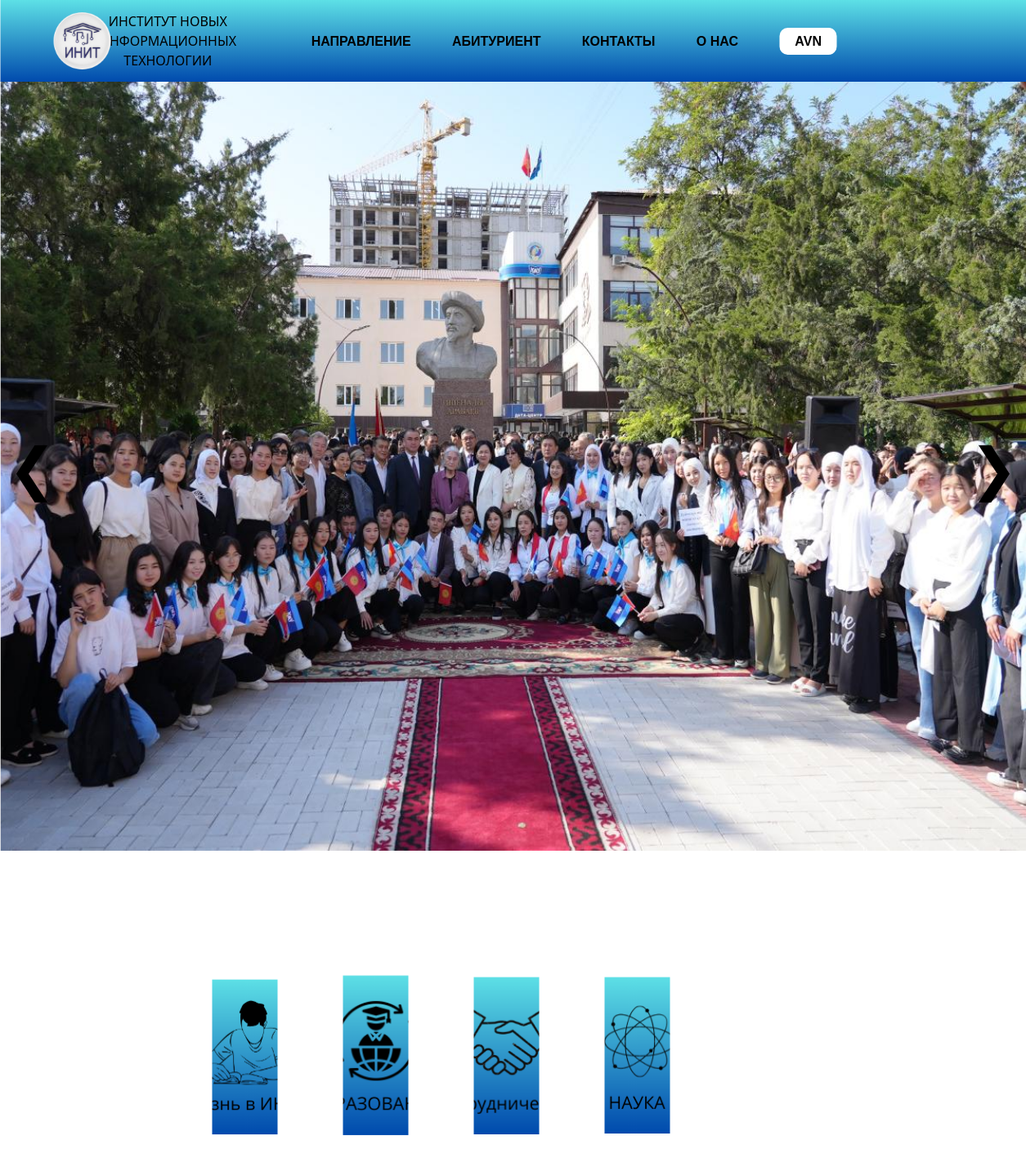
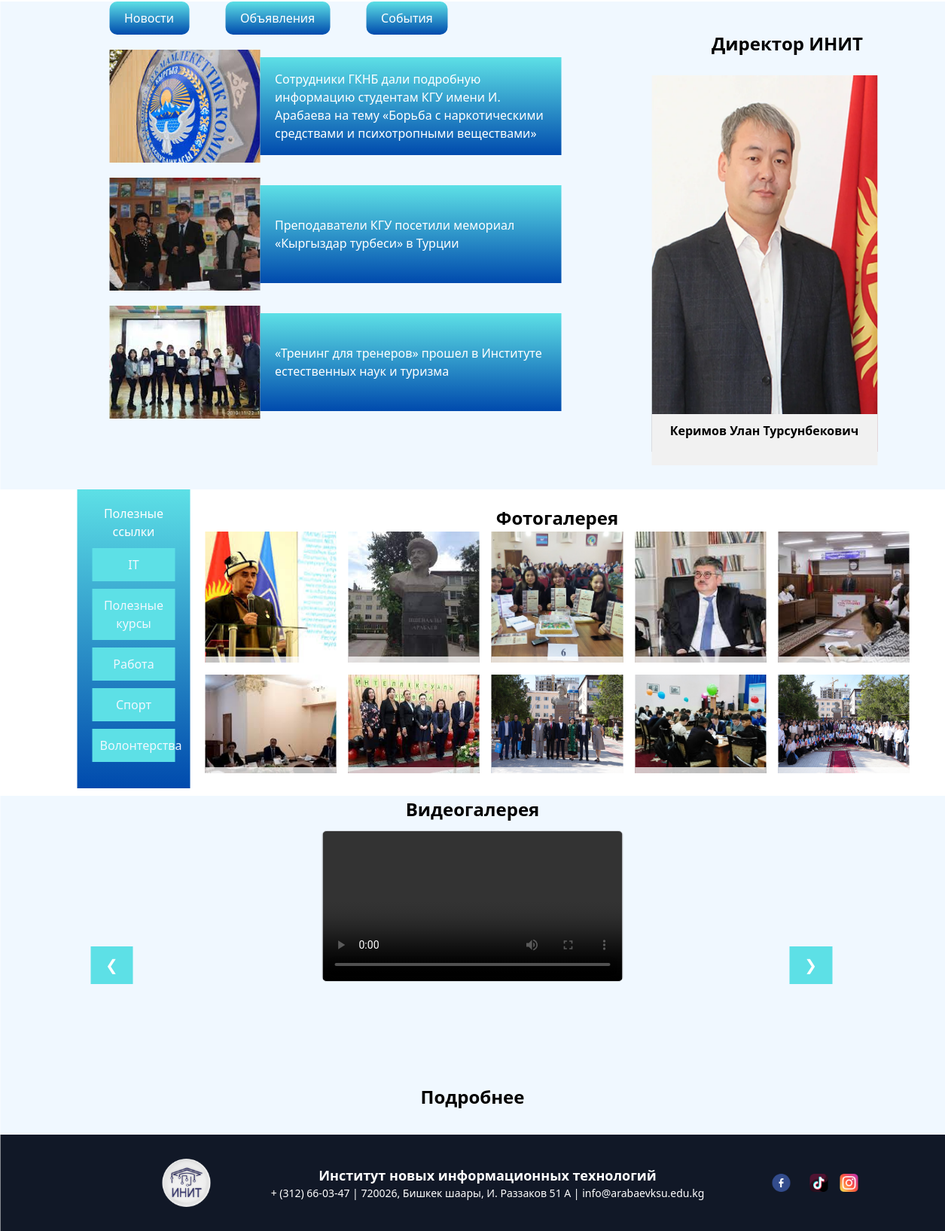
The page /home on the database its author committed (2 pictures, top to bottom).
### home/models.py (models this page shows, shortened)
class Slide(models.Model):
    title = models.CharField(max_length=150, verbose_name="Название", null=True, blank=True)
    slide = models.ImageField(upload_to='slide_image/', verbose_name="фотки для слайдера", blank=True, null=True)
    class Meta:
        verbose_name = "Слайд"
        verbose_name_plural = "Слайды"

class News(models.Model):
    title = models.CharField(max_length=150, verbose_name="Название", null=True, blank=True)
    news_image = models.ImageField(upload_to='news_image/', verbose_name="фотки для новости", blank=True, null=True)
    text = models.TextField(null=True, blank=True, verbose_name="Текст")
    uploaded_at = models.DateTimeField(auto_now_add=True, verbose_name="Дата загрузки")
    class Meta:
        verbose_name = "Новость"
        verbose_name_plural = "Новости"

class Director(models.Model):
    title = models.CharField(max_length=150, verbose_name="Название", null=True, blank=True)
    director_image = models.ImageField(upload_to='director_image/', verbose_name="фотки для директора", blank=True, null=True)
    text = RichTextField(null=True, blank=True, verbose_name="Текст")
    class Meta:
        verbose_name = "Директор"
        verbose_name_plural = "Директоры"

class PhotoGallery(models.Model):
    title = models.CharField(max_length=150, verbose_name="Название", null=True, blank=True)
    slug = models.SlugField(unique=True, blank=True)
    photo = models.ImageField(upload_to='photos/', verbose_name="Изображение")
    text = models.TextField(blank=True, verbose_name="Текст для фото")
    uploaded_at = models.DateTimeField(auto_now_add=True, verbose_name="Дата загрузки")
    class Meta:
        verbose_name = "Фото"
        verbose_name_plural = "Фотографии"

class VideoGallery(models.Model):
    title = models.CharField(max_length=150, verbose_name="Название", blank=True)
    slug = models.SlugField(unique=True, blank=True)
    description = models.TextField(verbose_name="Описание", blank=True)
    video_file = models.FileField(upload_to='videos/', verbose_name="Видеофайл", blank=True)
    thumbnail = models.ImageField(upload_to='thumbnails/', verbose_name="Обложка", blank=True, null=True)
    uploaded_at = models.DateTimeField(auto_now_add=True, verbose_name="Дата загрузки")
    class Meta:
        verbose_name = "Видео"
        verbose_name_plural = "Видео"

### home/views.py (the view)
# urls.py: path('home', KafedraView.as_view(), name='index'),
class KafedraView(ListView):
    model = Kafedra
    template_name = "index.html"  # Путь к вашему шаблону
    def get_context_data(self, **kwargs):
        context = super().get_context_data(**kwargs)
        context['kafedras'] = Kafedra.objects.all()
        context['slides'] = Slide.objects.all()
        context['news_info'] = News.objects.all()
        context['ads_info'] = Ad.objects.all()
        context['events_info'] = Events.objects.all()
        context['director_info'] = Director.objects.all()
        context['photo_info'] = PhotoGallery.objects.all()
        context['video_info'] = VideoGallery.objects.all()
        return context

### templates/index.html (shortened to what this page needs)
<!DOCTYPE html>
{% load static %}
<html lang="en">
<head>
    <link rel="stylesheet" href="{% static 'css/style.css' %}">
    <link href="https://cdn.jsdelivr.net/npm/tailwindcss@2.2.19/dist/tailwind.min.css" rel="stylesheet">
</head>
<body>
    <div class="body">
        <header class="header">
            <div class="container">
                <ul class="menu">
                    <a href="{% url 'kafedra_list' %}">
                        <img class="logo" src="{% static 'image/init_logo.png' %}" alt="" id="init_logo">
                    </a>
                    <li class="text_init">ИНСТИТУТ НОВЫХ ИНФОРМАЦИОННЫХ ТЕХНОЛОГИИ</li>
                    <li class="dropdown">
                        <a href="{% url 'kafedra_list' %}" class="dropdown-toggle">НАПРАВЛЕНИЕ
                        </a>
                    </li>
                    <li><a href="{% url 'enrolee_list' %}">АБИТУРИЕНТ</a></li>
                    <li><a href="{% url 'contacts' %}">КОНТАКТЫ </a></li>
                    <li><a href="{% url 'about_us' %}"> О НАС</a></li>
                    <li class="avn"><a href="https://avn.arabaev.kg/">AVN</a></li>
                </ul>
            </div>
        </header>
        <div class="slider-container">
            <div class="image_fon">
                {% for slide in slides %}
                <img src="{{ slide.slide.url }}" alt="{{ slide.title }}">
                {% endfor %}
            </div>
            <div class="left-arrow">&#10094;</div>
            <div class="right-arrow">&#10095;</div>
        </div>
        <div class="bottom-slider">
            <div class="left-gap"></div>
            <div class="slider-item">
                <a href="{% url 'photo_gallery' %}">
                    <img src="{% static 'image/photoeditorsdk-export (4).png' %}" alt="">
                </a>
            </div>
            <div class="slider-item">
                <a href="{% url 'education_list' %}">
                    <img src="{% static 'image/photoeditorsdk-export (1).png' %}" alt="">
                </a>
            </div>
            <div class="slider-item">
                <a href="{% url 'cooperation_list' %}">
                    <img src="{% static 'image/photoeditorsdk-export (3).png' %}" alt="">
                </a>
            </div>
            <div class="slider-item">
                <a href="{% url 'science_list' %}">
                    <img src="{% static 'image/2.png' %}" alt="">
                </a>
            </div>
            <div class="right-gap"></div>
        </div>
        <div class="news-container">
            <div class="news-left">
                <div class="news-header">
                    <h2 onclick="toggleNewsContent('.news-content')">Новости</h2>
                    <h2 onclick="toggleNewsContent('.news-content1')">Объявления</h2>
                    <h2 onclick="toggleNewsContent('.news-content2')">События</h2>
                </div>
                <div class="news-content">
                    {% for news in news_info %}
                    <div class="news-item">
                        <img src="{{ news.news_image.url }}" alt="">
                        <p>{{ news.text }}</p>
                    </div>
                    {% endfor %}
                </div>
            </div>
            <div class="news-right">
                {% for director in director_info %}
                <div class="mb-8">
                    <h2 class="text-2xl font-bold mb-4">{{ director.title }}</h2>
                    <div class="blog-image">
                        <img src="{{ director.director_image.url }}" alt="{{ director.title }}" class="w-full">
                    </div>
                    <div class="blog-description mt-0">
                        <p class="text-gray-700">{{ director.text | safe }}</p>
                    </div>
                </div>
                {% endfor %}
            </div>
        </div>
        <div class="gallery-container">
            <div class="gallery-left">
                <h2>Полезные ссылки</h2>
                <div class="useful-links">
                    <p><a href="https://limon.kg/ru">IT</a></p>
                    <p><a href="https://it.limon.kg/profiles/?hl=ru">Полезные курсы</a></p>
                    <p><a href="https://bishkek.headhunter.kg/">Работа</a></p>
                    <p><a href="https://1fit.app/">Спорт</a></p>
                    <p><a href="https://www.instagram.com/_volunteer.kg/">Волонтерства</a></p>
                </div>
            </div>
            <div class="gallery-right">
                <p class="p1" id="fotogaleria">Фотогалерея</p>
                <div class="grid grid-cols-2 sm:grid-cols-3 md:grid-cols-4 lg:grid-cols-5 gap-4">
                    {% for photo in photo_info %}
                    <div class="relative">
                        <img src="{{ photo.photo.url }}" alt="" class="object-cover w-full h-full">
                        <p
                            class="absolute bottom-0 left-0 w-full bg-white bg-opacity-75 px-2 py-1 text-center text-gray-800 font-semibold">
                            {{ photo.text }}</p>
                    </div>
                    {% endfor %}
                </div>
            </div>
        </div>
        <div class="video-gallery-container">
            <div class="video-gallery-header">
                <p class="p1" id="fotogaleria">Видеогалерея</p>
            </div>
            <div class="video-gallery">
                <div class="video-controls">
                    <button class="prev-button">&#10094;</button>
                </div>
                <div class="video-row">
                    {% for video in video_info %}
                    {% if forloop.counter <= 2 and video.video_file %} <div class="video-item mx-4 mb-4">
                        <video width="400" height="300" controls class="border border-gray-300 rounded-md">
                            <source src="{{ video.video_file.url }}" type="video/mp4">
                        </video>
                </div>
                {% endif %}
                {% endfor %}
            </div>
            <div class="video-controls">
                <button class="next-button">&#10095;</button>
            </div>
            <div class="more-link">
                <p class="p1" id="fotogaleria">
                    <a href="{% url 'video_gallery' %}">Подробнее</a>
                </p>
            </div>
        </div>
    </div>
    <footer class="bg-gray-900 text-white py-8">
        <div class="container mx-auto flex justify-between items-center">
            <img src="{% static 'image/init_logo.png' %}" alt="Логотип" class="w-16 h-16">
            <div class="info text-center">
                <p class="text-lg font-semibold">Институт новых информационных технологий</p>
                <p class="text-sm">+ (312) 66-03-47 | 720026, Бишкек шаары, И. Раззаков 51 А | info@arabaevksu.edu.kg
                </p>
            </div>
            <div class="social-links flex space-x-4">
                <a href="#" class="block text-white hover:text-gray-400"><img src="{% static 'image/facebook.png' %}"
                        alt="Facebook" class="w-6 h-6"></a>
                <a href="#" class="block text-white hover:text-gray-400"><img src="{% static 'image/tik-tok.png' %}"
                        alt="TikTok" class="w-6 h-6"></a>
                <a href="#" class="block text-white hover:text-gray-400"><img src="{% static 'image/instagram.png' %}"
                        alt="Instagram" class="w-6 h-6"></a>
            </div>
        </div>
    </footer>
</body>
</html>

### static/css/style.css (style rules this page uses)
body { margin: 0; padding: 0; }
.body { position: relative; width: 100%; height: auto; position: absolute; top: 50%; left: 50%; transform: translate(-50%, -50%); max-width: 100%; max-height: 100%; }
.header { background: linear-gradient(#5de0e6,#004aad); width: 100%; }
.container { max-width: 1200px; margin: 0px; padding-left: 100px; }
.menu { margin: 0px; display: flex; width: 100%; height: 100px; align-items: center; position: relative; list-style: none; justify-content: space-between; }
.text_init { width: 250px; text-align: center; margin-left: -70px; }
.menu li a { color: black; font-weight: 600; font-family:'Gill Sans', 'Gill Sans MT', Calibri, 'Trebuchet MS', sans-serif; list-style: none; text-decoration: none; }
.logo { width: 70px; position: absolute; top: 15px; transform: translate(-50%); }
.avn a { background: white; padding: 8px 19px; border-radius: 10px; }
.slider-container { position: relative; overflow: hidden; }
.image_fon { display: flex; width: 300%; transition: transform 0.7s ease; }
.image_fon img { width: 100%; }
.left-arrow, .right-arrow { position: absolute; top: 50%; transform: translateY(-50%); cursor: pointer; font-size: 70px; color: rgb(0, 0, 0); }
.left-arrow { left: 10px; }
.right-arrow { right: 10px; }
.bottom-slider { width: 100%; margin-top: 100px; display: flex; align-items: center; height: 300px; gap: 80px; width: 86%; padding: 0 100px; }
.left-gap, .right-gap { flex: 1; height: 100%; }
.slider-item { flex: 1; display: flex; flex-direction: column; align-items: center; }
.slider-item img { width: 200px; height: 200px; object-fit: cover; }
.news-container { width: 100%; background: aliceblue; display: flex; }
.news-header { display: flex; margin-bottom: 20px; padding-left: 145px; }
.news-header h2 { background: linear-gradient(#5de0e6, #004aad); color: white; padding: 10px 20px; margin: 0; cursor: pointer; border-radius: 10px; }
.news-header h2:not(:last-child) { margin-right: 48px; }
.news-content { display: flex; flex-direction: column; }
.news-item { display: flex; align-items: center; justify-content: center; margin-bottom: 20px; padding-left: 145px; }
.news-item img { width: 200px; height: 150px; object-fit: cover; }
.news-item p { background: linear-gradient(#5de0e6, #004aad); color: white; padding: 10px 20px; width: 400px; height: 130px; margin: 0; display: flex; align-items: center; justify-content: center; }
.news-right h2 { margin-top: 0; font-size: 24px; position: relative; left: 200px; top: 40px; }
.blog-image { top: 50px; left: 120px; position: relative; width: 100%; height: 60%; overflow: hidden; transition: transform 0.5s ease; }
.blog-image img { width: 300px; height: 500px; transition: transform 0.5s ease; }
.blog-description { position: relative; left: 120px; background-color: #f1f1f1; padding: 10px; text-align: center; transition: transform 0.5s ease; }
.gallery-container { width: 1200px; height: auto; display: flex; margin: 0 auto; }
.gallery-left { width: 150px; background: linear-gradient(#5de0e6, #004aad); padding: 20px; margin-left: 75px; }
.gallery-left h2 { color: white; text-align: center; }
.useful-links p { background-color: #5de0e6; padding: 10px; margin-top: 10px; text-align: center; }
.useful-links a { text-decoration: none; color: aliceblue; }
.gallery-right { flex: 1; padding: 20px; }
.p1 { text-align: center; font-size: 24px; font-weight: 700; }
.video-gallery-container { width: 100%; height: 450px; background-color: aliceblue; flex-direction: column; justify-content: space-between; align-items: center; position: relative; }
.video-gallery-header { text-align: center; margin-top: 10px; margin-bottom: 10px; }
.video-gallery { width: 100%; }
.video-controls { display: flex; }
.next-button, .prev-button { background-color: #5de0e6; color: white; border: none; padding: 10px 20px; cursor: pointer; font-size: 20px; position: absolute; top: 50%; transform: translateY(-50%); }
.prev-button { left: 120px; }
.next-button { right: 150px; }
.video-row { display: flex; justify-content: center; margin-bottom: 20px; }
.video-item { width: 400px; height: 300px; margin-right: 20px; }
.more-link { text-align: center; }
.social-links a { margin: 0 10px; }

### rows shown on the page
Slide: slide (picture)
News: news_image (picture), text "Сотрудники ГКНБ дали подробную информацию студентам КГУ имени И. Арабаева на тему «Борьба с наркотическими средствами и психотропными веществами»"
News: news_image (picture), text "Преподаватели КГУ посетили мемориал «Кыргыздар турбеси» в Турции"
News: news_image (picture), text "«Тренинг для тренеров» прошел в Институте естественных наук и туризма"
Director: title "Директор ИНИТ", director_image (picture), text "Керимов Улан Турсунбекович"
PhotoGallery: photo (picture)
PhotoGallery: photo (picture)
PhotoGallery: photo (picture)
PhotoGallery: photo (picture)
PhotoGallery: photo (picture)
PhotoGallery: photo (picture)
PhotoGallery: photo (picture)
PhotoGallery: photo (picture)
PhotoGallery: photo (picture)
PhotoGallery: photo (picture)
